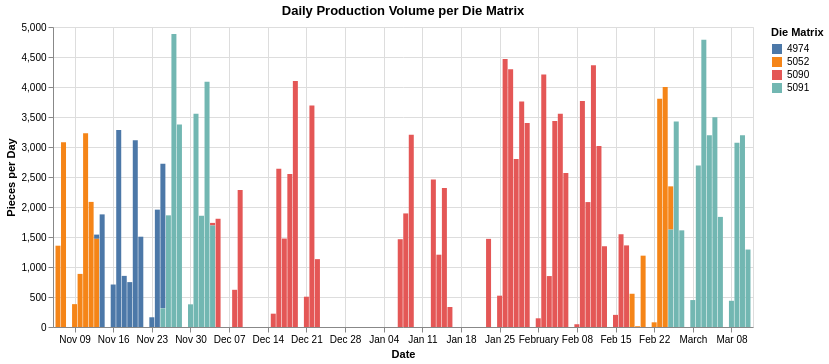

The notebook cell saved with this chart:
### Markdown cell above
### Daily production per die matrix

Number of pieces processed per day. Shows production volume, die matrix usage over time, and days with low counts (partial shifts, changeovers, maintenance).

### Code cell
# Daily production volume per die matrix
pieces["date"] = pieces["timestamp"].dt.normalize()

daily = (
    pieces.groupby(["date", "die_matrix"])
    .size()
    .reset_index(name="pieces")
)
daily["die_matrix"] = daily["die_matrix"].astype(str)

alt.Chart(daily).mark_bar().encode(
    x=alt.X("date:T", title="Date"),
    y=alt.Y("pieces:Q", title="Pieces per Day"),
    color=alt.Color("die_matrix:N", title="Die Matrix"),
    tooltip=["date:T", "die_matrix", "pieces"],
).properties(
    width=700, height=300,
    title="Daily Production Volume per Die Matrix"
)

### Figure 1 — Vega-Lite specification as saved in the notebook (floating-point values rounded to 4 significant figures)
{"config": {"view": {"continuousWidth": 300, "continuousHeight": 300}}, "data": {"name": "data-9ad442bbf3a02371286da72015c523ae"}, "mark": {"type": "bar"}, "encoding": {"color": {"field": "die_matrix", "title": "Die Matrix", "type": "nominal"}, "tooltip": [{"field": "date", "type": "temporal"}, {"field": "die_matrix", "type": "nominal"}, {"field": "pieces", "type": "quantitative"}], "x": {"field": "date", "title": "Date", "type": "temporal"}, "y": {"field": "pieces", "title": "Pieces per Day", "type": "quantitative"}}, "height": 300, "title": "Daily Production Volume per Die Matrix", "width": 700, "$schema": "https://vega.github.io/schema/vega-lite/v5.20.1.json", "datasets": {"data-9ad442bbf3a02371286da72015c523ae": [{"date": "2025-11-06T00:00:00+00:00", "die_matrix": "5052", "pieces": 1355}, {"date": "2025-11-07T00:00:00+00:00", "die_matrix": "5052", "pieces": 3080}, {"date": "2025-11-09T00:00:00+00:00", "die_matrix": "5052", "pieces": 381}, {"date": "2025-11-10T00:00:00+00:00", "die_matrix": "5052", "pieces": 885}, {"date": "2025-11-11T00:00:00+00:00", "die_matrix": "5052", "pieces": 3229}, {"date": "2025-11-12T00:00:00+00:00", "die_matrix": "5052", "pieces": 2085}, {"date": "2025-11-13T00:00:00+00:00", "die_matrix": "4974", "pieces": 70}, {"date": "2025-11-13T00:00:00+00:00", "die_matrix": "5052", "pieces": 1470}, {"date": "2025-11-14T00:00:00+00:00", "die_matrix": "4974", "pieces": 1877}, {"date": "2025-11-16T00:00:00+00:00", "die_matrix": "4974", "pieces": 708}, {"date": "2025-11-17T00:00:00+00:00", "die_matrix": "4974", "pieces": 3285}, {"date": "2025-11-18T00:00:00+00:00", "die_matrix": "4974", "pieces": 852}, {"date": "2025-11-19T00:00:00+00:00", "die_matrix": "4974", "pieces": 748}, {"date": "2025-11-20T00:00:00+00:00", "die_matrix": "4974", "pieces": 3114}, {"date": "2025-11-21T00:00:00+00:00", "die_matrix": "4974", "pieces": 1505}, {"date": "2025-11-23T00:00:00+00:00", "die_matrix": "4974", "pieces": 162}, {"date": "2025-11-24T00:00:00+00:00", "die_matrix": "4974", "pieces": 1956}, {"date": "2025-11-25T00:00:00+00:00", "die_matrix": "4974", "pieces": 2408}, {"date": "2025-11-25T00:00:00+00:00", "die_matrix": "5091", "pieces": 311}, {"date": "2025-11-26T00:00:00+00:00", "die_matrix": "5091", "pieces": 1861}, {"date": "2025-11-27T00:00:00+00:00", "die_matrix": "5091", "pieces": 4885}, {"date": "2025-11-28T00:00:00+00:00", "die_matrix": "5091", "pieces": 3375}, {"date": "2025-11-30T00:00:00+00:00", "die_matrix": "5091", "pieces": 378}, {"date": "2025-12-01T00:00:00+00:00", "die_matrix": "5091", "pieces": 3556}, {"date": "2025-12-02T00:00:00+00:00", "die_matrix": "5091", "pieces": 1854}, {"date": "2025-12-03T00:00:00+00:00", "die_matrix": "5091", "pieces": 4089}, {"date": "2025-12-04T00:00:00+00:00", "die_matrix": "5090", "pieces": 43}, {"date": "2025-12-04T00:00:00+00:00", "die_matrix": "5091", "pieces": 1692}, {"date": "2025-12-05T00:00:00+00:00", "die_matrix": "5090", "pieces": 1804}, {"date": "2025-12-08T00:00:00+00:00", "die_matrix": "5090", "pieces": 620}, {"date": "2025-12-09T00:00:00+00:00", "die_matrix": "5090", "pieces": 2282}, {"date": "2025-12-15T00:00:00+00:00", "die_matrix": "5090", "pieces": 222}, {"date": "2025-12-16T00:00:00+00:00", "die_matrix": "5090", "pieces": 2636}, {"date": "2025-12-17T00:00:00+00:00", "die_matrix": "5090", "pieces": 1474}, {"date": "2025-12-18T00:00:00+00:00", "die_matrix": "5090", "pieces": 2552}, {"date": "2025-12-19T00:00:00+00:00", "die_matrix": "5090", "pieces": 4098}, {"date": "2025-12-21T00:00:00+00:00", "die_matrix": "5090", "pieces": 505}, {"date": "2025-12-22T00:00:00+00:00", "die_matrix": "5090", "pieces": 3693}, {"date": "2025-12-23T00:00:00+00:00", "die_matrix": "5090", "pieces": 1131}, {"date": "2026-01-07T00:00:00+00:00", "die_matrix": "5090", "pieces": 1463}, {"date": "2026-01-08T00:00:00+00:00", "die_matrix": "5090", "pieces": 1893}, {"date": "2026-01-09T00:00:00+00:00", "die_matrix": "5090", "pieces": 3204}, {"date": "2026-01-13T00:00:00+00:00", "die_matrix": "5090", "pieces": 2459}, {"date": "2026-01-14T00:00:00+00:00", "die_matrix": "5090", "pieces": 1205}, {"date": "2026-01-15T00:00:00+00:00", "die_matrix": "5090", "pieces": 2318}, {"date": "2026-01-16T00:00:00+00:00", "die_matrix": "5090", "pieces": 333}, {"date": "2026-01-23T00:00:00+00:00", "die_matrix": "5090", "pieces": 1469}, {"date": "2026-01-25T00:00:00+00:00", "die_matrix": "5090", "pieces": 522}, {"date": "2026-01-26T00:00:00+00:00", "die_matrix": "5090", "pieces": 4466}, {"date": "2026-01-27T00:00:00+00:00", "die_matrix": "5090", "pieces": 4297}, {"date": "2026-01-28T00:00:00+00:00", "die_matrix": "5090", "pieces": 2799}, {"date": "2026-01-29T00:00:00+00:00", "die_matrix": "5090", "pieces": 3758}, {"date": "2026-01-30T00:00:00+00:00", "die_matrix": "5090", "pieces": 3399}, {"date": "2026-02-01T00:00:00+00:00", "die_matrix": "5090", "pieces": 145}, {"date": "2026-02-02T00:00:00+00:00", "die_matrix": "5090", "pieces": 4208}, {"date": "2026-02-03T00:00:00+00:00", "die_matrix": "5090", "pieces": 849}, {"date": "2026-02-04T00:00:00+00:00", "die_matrix": "5090", "pieces": 3435}, {"date": "2026-02-05T00:00:00+00:00", "die_matrix": "5090", "pieces": 3554}, {"date": "2026-02-06T00:00:00+00:00", "die_matrix": "5090", "pieces": 2567}, {"date": "2026-02-08T00:00:00+00:00", "die_matrix": "5090", "pieces": 46}, {"date": "2026-02-09T00:00:00+00:00", "die_matrix": "5090", "pieces": 3765}, {"date": "2026-02-10T00:00:00+00:00", "die_matrix": "5090", "pieces": 2082}, {"date": "2026-02-11T00:00:00+00:00", "die_matrix": "5090", "pieces": 4364}, {"date": "2026-02-12T00:00:00+00:00", "die_matrix": "5090", "pieces": 3016}, {"date": "2026-02-13T00:00:00+00:00", "die_matrix": "5090", "pieces": 1346}, {"date": "2026-02-15T00:00:00+00:00", "die_matrix": "5090", "pieces": 202}, {"date": "2026-02-16T00:00:00+00:00", "die_matrix": "5090", "pieces": 1546}, {"date": "2026-02-17T00:00:00+00:00", "die_matrix": "5090", "pieces": 1360}, {"date": "2026-02-18T00:00:00+00:00", "die_matrix": "5052", "pieces": 554}, {"date": "2026-02-19T00:00:00+00:00", "die_matrix": "5052", "pieces": 13}, {"date": "2026-02-20T00:00:00+00:00", "die_matrix": "5052", "pieces": 1189}, {"date": "2026-02-22T00:00:00+00:00", "die_matrix": "5052", "pieces": 78}, {"date": "2026-02-23T00:00:00+00:00", "die_matrix": "5052", "pieces": 3804}, {"date": "2026-02-24T00:00:00+00:00", "die_matrix": "5052", "pieces": 3999}, {"date": "2026-02-25T00:00:00+00:00", "die_matrix": "5052", "pieces": 721}, {"date": "2026-02-25T00:00:00+00:00", "die_matrix": "5091", "pieces": 1623}, {"date": "2026-02-26T00:00:00+00:00", "die_matrix": "5091", "pieces": 3423}, {"date": "2026-02-27T00:00:00+00:00", "die_matrix": "5091", "pieces": 1611}, {"date": "2026-03-01T00:00:00+00:00", "die_matrix": "5091", "pieces": 449}, {"date": "2026-03-02T00:00:00+00:00", "die_matrix": "5091", "pieces": 2690}, {"date": "2026-03-03T00:00:00+00:00", "die_matrix": "5091", "pieces": 4788}, {"date": "2026-03-04T00:00:00+00:00", "die_matrix": "5091", "pieces": 3196}, {"date": "2026-03-05T00:00:00+00:00", "die_matrix": "5091", "pieces": 3495}, {"date": "2026-03-06T00:00:00+00:00", "die_matrix": "5091", "pieces": 1835}, {"date": "2026-03-08T00:00:00+00:00", "die_matrix": "5091", "pieces": 437}, {"date": "2026-03-09T00:00:00+00:00", "die_matrix": "5091", "pieces": 3071}, {"date": "2026-03-10T00:00:00+00:00", "die_matrix": "5091", "pieces": 3197}, {"date": "2026-03-11T00:00:00+00:00", "die_matrix": "5091", "pieces": 1291}]}}
